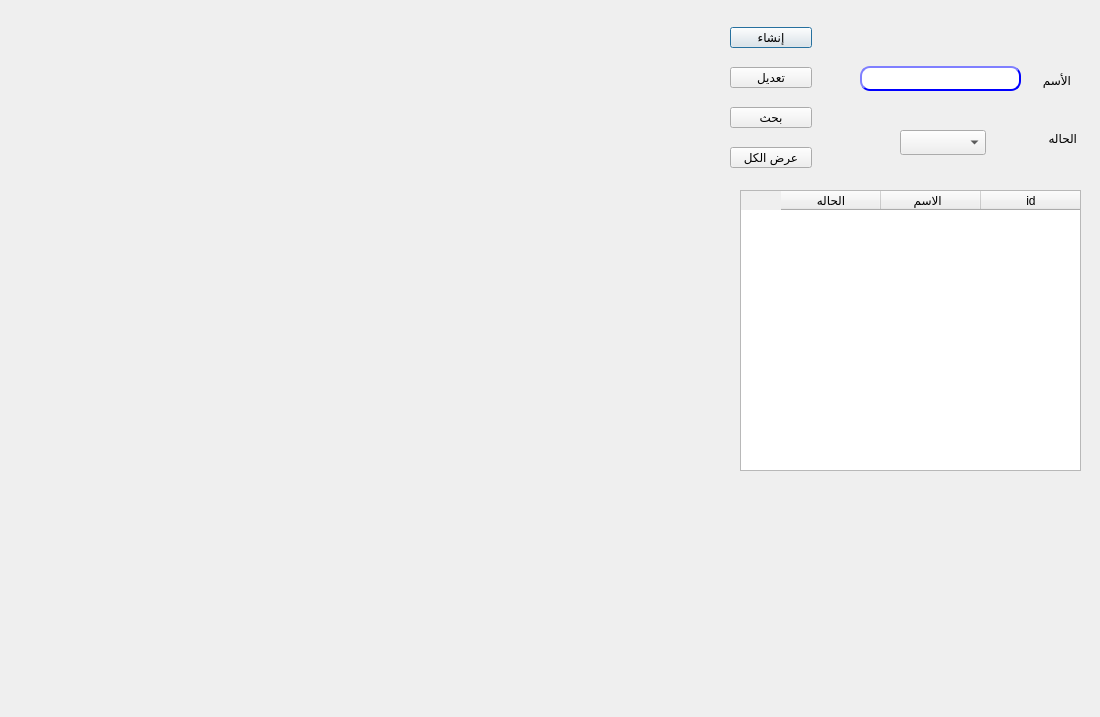
<?xml version="1.0" encoding="UTF-8"?>
<ui version="4.0">
 <class>CustomerGP</class>
 <widget class="QDialog" name="CustomerGP">
  <property name="geometry">
   <rect>
    <x>0</x>
    <y>0</y>
    <width>1100</width>
    <height>717</height>
   </rect>
  </property>
  <property name="minimumSize">
   <size>
    <width>1100</width>
    <height>717</height>
   </size>
  </property>
  <property name="maximumSize">
   <size>
    <width>1100</width>
    <height>717</height>
   </size>
  </property>
  <property name="windowTitle">
   <string>إنشاء محموعه عملاء</string>
  </property>
  <widget class="QLabel" name="desc">
   <property name="geometry">
    <rect>
     <x>990</x>
     <y>70</y>
     <width>81</width>
     <height>21</height>
    </rect>
   </property>
   <property name="text">
    <string>الأسم</string>
   </property>
  </widget>
  <widget class="QLabel" name="label_2">
   <property name="geometry">
    <rect>
     <x>1010</x>
     <y>130</y>
     <width>67</width>
     <height>17</height>
    </rect>
   </property>
   <property name="text">
    <string>الحاله</string>
   </property>
  </widget>
  <widget class="QComboBox" name="CMB_status">
   <property name="geometry">
    <rect>
     <x>900</x>
     <y>130</y>
     <width>86</width>
     <height>25</height>
    </rect>
   </property>
  </widget>
  <widget class="QLineEdit" name="LE_desc">
   <property name="geometry">
    <rect>
     <x>860</x>
     <y>66</y>
     <width>161</width>
     <height>25</height>
    </rect>
   </property>
   <property name="styleSheet">
    <string notr="true">QLineEdit{
                                        background-color: white;
                                        border-style: outset;
                                        border-width: 2px;
                                        border-radius: 10px;
                                        border-color: blue;
                                        min-width: 6em;
                                        }
                                        QLineEdit:hover {
                                        background: qradialgradient(
                                        cx: 0.3, cy: -0.4, fx: 0.3, fy: -0.4,
                                        radius: 1.35, stop: 0 #fff, stop: 1 #bbb
                                        );
                                        }
                                       QLineEdit:pressed {
                                        border-style: inset;
                                        background: qradialgradient(
                                        cx: 0.4, cy: -0.1, fx: 0.4, fy: -0.1,
                                        radius: 1.35, stop: 0 #fff, stop: 1 #ddd
                                        );
                                        }
                                    </string>
   </property>
   <property name="maxLength">
    <number>50</number>
   </property>
  </widget>
  <widget class="QTableWidget" name="Qtable">
   <property name="geometry">
    <rect>
     <x>740</x>
     <y>190</y>
     <width>341</width>
     <height>281</height>
    </rect>
   </property>
   <property name="layoutDirection">
    <enum>Qt::RightToLeft</enum>
   </property>
   <column>
    <property name="text">
     <string>id</string>
    </property>
   </column>
   <column>
    <property name="text">
     <string>الاسم  </string>
    </property>
   </column>
   <column>
    <property name="text">
     <string>الحاله</string>
    </property>
   </column>
  </widget>
  <widget class="QLabel" name="LB_id">
   <property name="enabled">
    <bool>false</bool>
   </property>
   <property name="geometry">
    <rect>
     <x>830</x>
     <y>40</y>
     <width>31</width>
     <height>20</height>
    </rect>
   </property>
   <property name="text">
    <string/>
   </property>
  </widget>
  <widget class="QPushButton" name="BTN_create">
   <property name="geometry">
    <rect>
     <x>730</x>
     <y>27</y>
     <width>82</width>
     <height>21</height>
    </rect>
   </property>
   <property name="styleSheet">
    <string notr="true"/>
   </property>
   <property name="text">
    <string>إنشاء</string>
   </property>
  </widget>
  <widget class="QPushButton" name="BTN_modify">
   <property name="geometry">
    <rect>
     <x>730</x>
     <y>67</y>
     <width>82</width>
     <height>21</height>
    </rect>
   </property>
   <property name="styleSheet">
    <string notr="true"/>
   </property>
   <property name="text">
    <string>تعديل</string>
   </property>
  </widget>
  <widget class="QPushButton" name="BTN_search">
   <property name="geometry">
    <rect>
     <x>730</x>
     <y>107</y>
     <width>82</width>
     <height>21</height>
    </rect>
   </property>
   <property name="styleSheet">
    <string notr="true"/>
   </property>
   <property name="text">
    <string>بحث</string>
   </property>
  </widget>
  <widget class="QPushButton" name="BTN_search_all">
   <property name="geometry">
    <rect>
     <x>730</x>
     <y>147</y>
     <width>82</width>
     <height>21</height>
    </rect>
   </property>
   <property name="styleSheet">
    <string notr="true"/>
   </property>
   <property name="text">
    <string>عرض الكل</string>
   </property>
  </widget>
  <widget class="QLabel" name="LB_status">
   <property name="enabled">
    <bool>false</bool>
   </property>
   <property name="geometry">
    <rect>
     <x>830</x>
     <y>130</y>
     <width>31</width>
     <height>20</height>
    </rect>
   </property>
   <property name="text">
    <string/>
   </property>
  </widget>
 </widget>
 <resources/>
 <connections/>
</ui>
